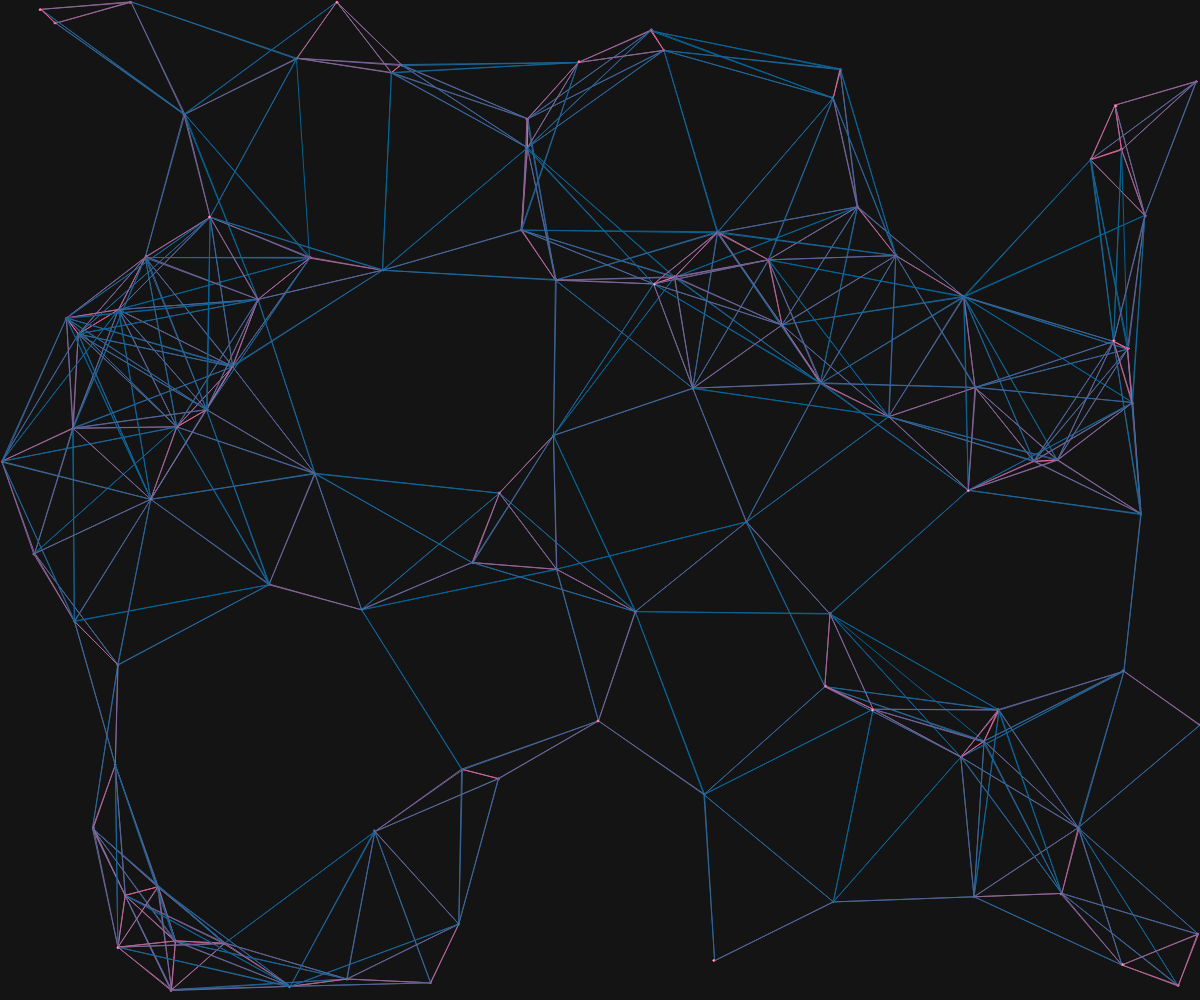
Frame 1 (no input)
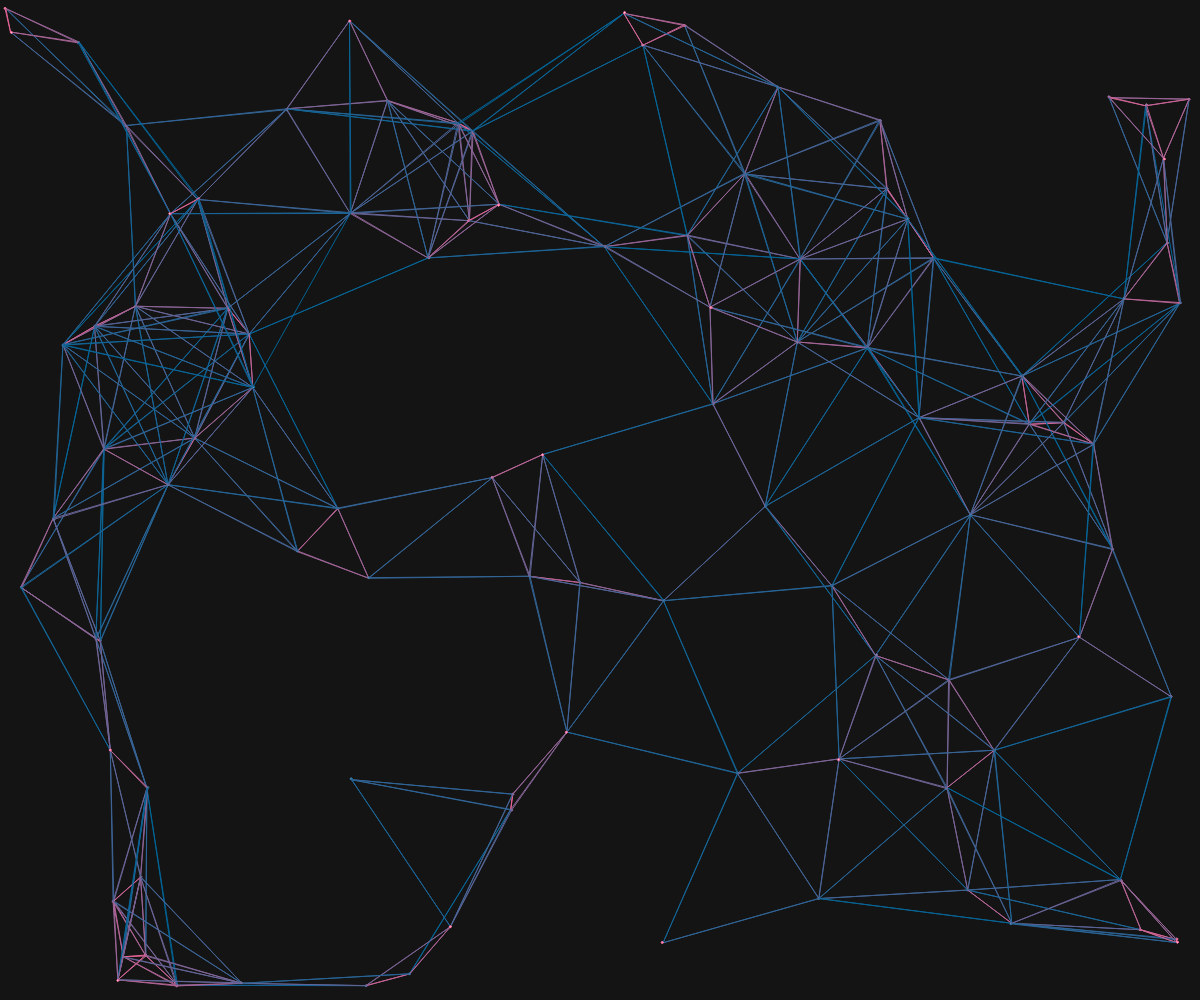
Frame 60 (no input)
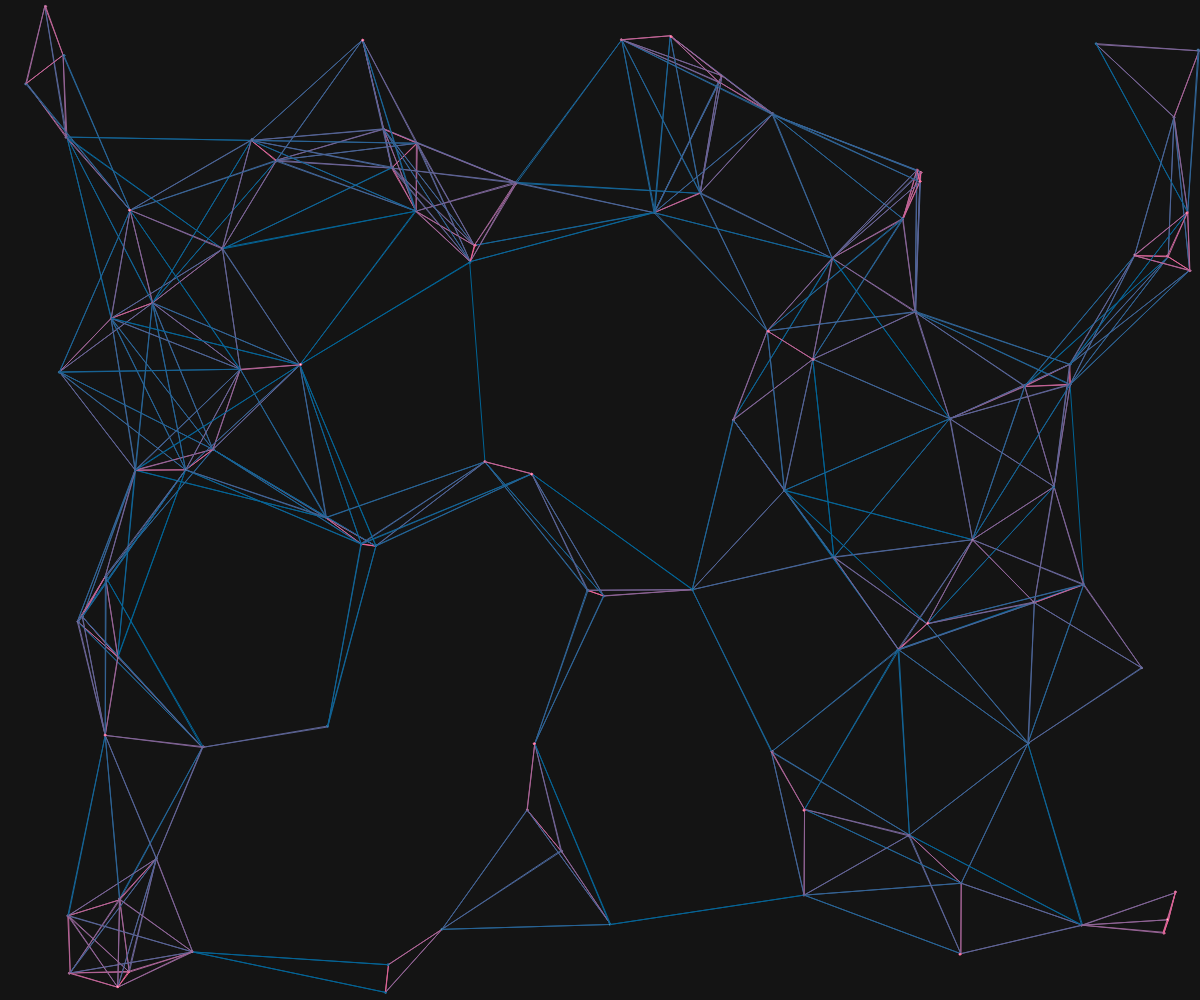
Frame 120 (the mouse pressed at the canvas centre since frame 60)

The p5.js sketch that drew these frames (run headless with seeded random() and noise() and a simulated clock; from frame 60 on, the mouse is pressed at the canvas centre):

// p5.js sketch
// ── sketch.js
const NUM_DOTS = 100;
const LINK_THRESHOLD = 200;
let dotArrayX = [];
let dotArrayY = [];
let directionArrayX = [];
let directionArrayY = [];

function setup() {
  createCanvas(windowWidth, windowHeight);
  for (let i = 0; i < NUM_DOTS; i++) {
    dotArrayX.push(random(width));
    dotArrayY.push(random(height));
    directionArrayX.push(random(-1, 1));
    directionArrayY.push(random(-1, 1));
  }
}

function draw() {
  background(20);
  for (let i = 0; i < dotArrayX.length; i++) {
    for (let j=0; j<dotArrayX.length; j++) {
      let x1 = dotArrayX[i];
      let y1 = dotArrayY[i];
      let x2 = dotArrayX[j];
      let y2 = dotArrayY[j];
      let distance = calcDistance(x1, y1, x2, y2);
      let monoColor = 255 - 255 * distance / LINK_THRESHOLD;
      if (distance < LINK_THRESHOLD) {
        stroke(monoColor, 100, 150);
        line(x1, y1, x2, y2);
      }
    }

    dotArrayX[i] = dotArrayX[i] + directionArrayX[i];
    dotArrayY[i] = dotArrayY[i] + directionArrayY[i];
    if (dotArrayX[i] < 0 || dotArrayX[i] > width) {
      directionArrayX[i] = -directionArrayX[i];
      dotArrayX[i] = constrain(dotArrayX[i], 0, width);
    }
    if (dotArrayY[i] < 0 || dotArrayY[i] > height) {
      directionArrayY[i] = -directionArrayY[i];
      dotArrayY[i] = constrain(dotArrayY[i], 0, height);
    }
    ellipse(dotArrayX[i], dotArrayY[i], 2, 2);
  }
}

function calcDistance(x1, y1, x2, y2) {
  let dist = sqrt((x1 - x2) ** 2 + (y1 - y2) ** 2);
  return dist;
}
